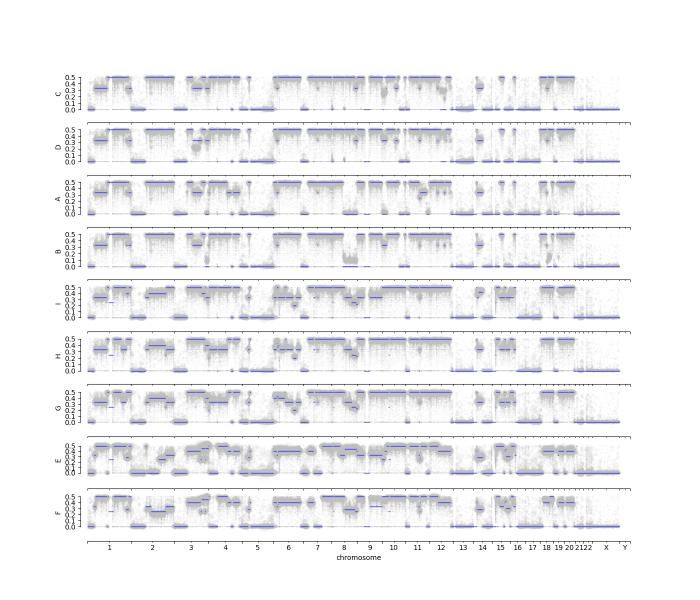
#> input picture data/laks/ov_supp_clone_allele_cn.png, 1400 x 1200 px, found by its file name (shown at 1/2 size)
$ jupyter execute --allow-errors Laks_Scratch.ipynb   (shell and % lines are left out)
#> lines starting #> are read from the running program, lines starting #| are printed output that depends on the picture
[cell 1]
ROOT_DIR = "../scratch/data/"

[cell 2]
import pandas as pd

#> (a cell that did not finish here is left out)

#> (a cell that did not finish here is left out)

#> (a cell that did not finish here is left out)

#> (a cell that did not finish here is left out)

#> (a cell that did not finish here is left out)

#> (a cell that did not finish here is left out)

#> (a cell that did not finish here is left out)

#> (a cell that did not finish here is left out)

[cell 11]
# import pickle

# with open(f"{ROOT_DIR}/ov2295_tree.pickle", "rb") as f:
#     data = pickle.load(f)

[cell 12]
import matplotlib.pyplot as plt
import matplotlib.image as mpimg

[cell 13]
img = mpimg.imread(f'{ROOT_DIR}/ov_supp_clone_allele_cn.png')
#> img is the input picture: shape (1200, 1400, 4) float32; mean R, G, B, A 0.948, 0.948, 0.954, 1
plt.imshow(img)
plt.axis('off')
plt.show()

[cell 14]
img = mpimg.imread(f'{ROOT_DIR}/ov_supp_sample_total_cn.png')
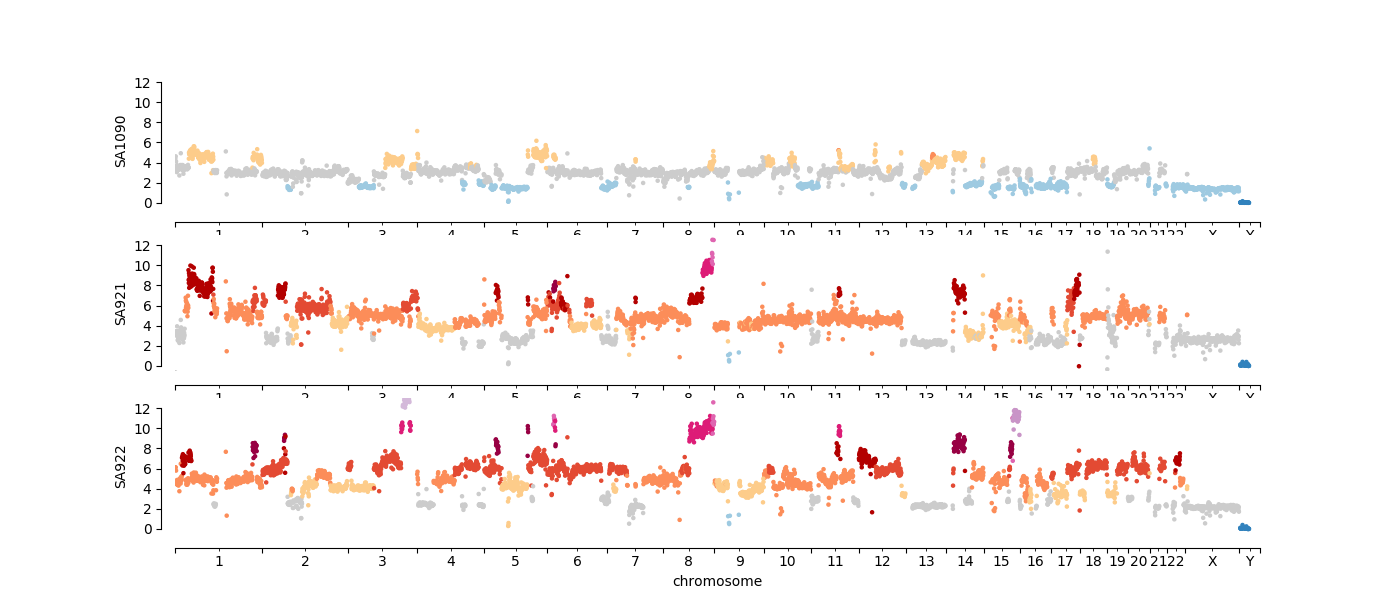
#> input picture data/laks/ov_supp_sample_total_cn.png, 1400 x 600 px, found by its file name
#> img is the input picture: shape (600, 1400, 4) float32; mean R, G, B, A 0.983, 0.967, 0.961, 1
plt.imshow(img)
plt.axis('off')
plt.show()

[cell 15]
img = mpimg.imread(f'{ROOT_DIR}/ov_supp_sample_allele_cn.png')
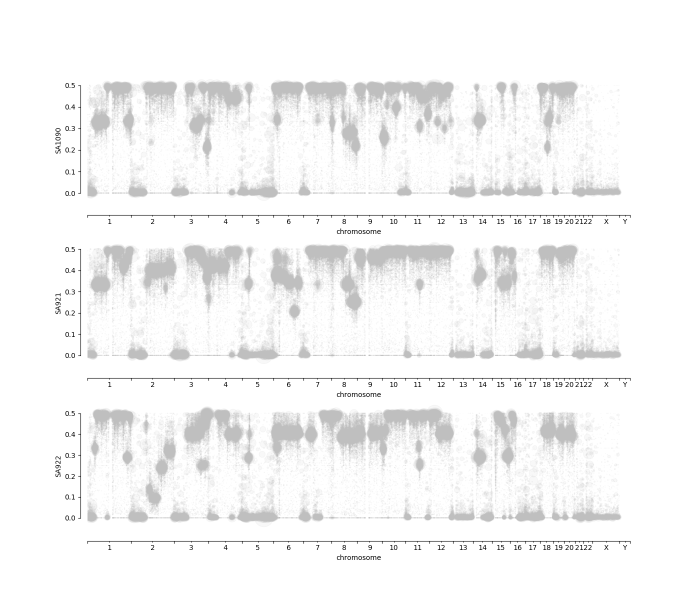
#> input picture data/laks/ov_supp_sample_allele_cn.png, 1400 x 1200 px, found by its file name (shown at 1/2 size)
#> img is the input picture: shape (1200, 1400, 4) float32; mean R, G, B, A 0.966, 0.966, 0.966, 1
plt.imshow(img)
plt.axis('off')
plt.show()

[cell 16]
img = mpimg.imread(f'{ROOT_DIR}/ov_supp_clone_total_cn.png')
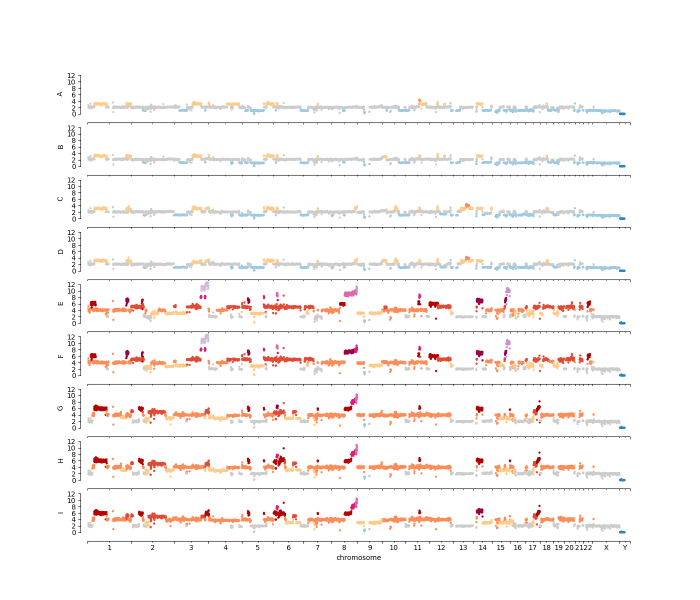
#> input picture data/laks/ov_supp_clone_total_cn.png, 1400 x 1200 px, found by its file name (shown at 1/2 size)
#> img is the input picture: shape (1200, 1400, 4) float32; mean R, G, B, A 0.982, 0.969, 0.965, 1
plt.imshow(img)
plt.axis('off')
plt.show()
